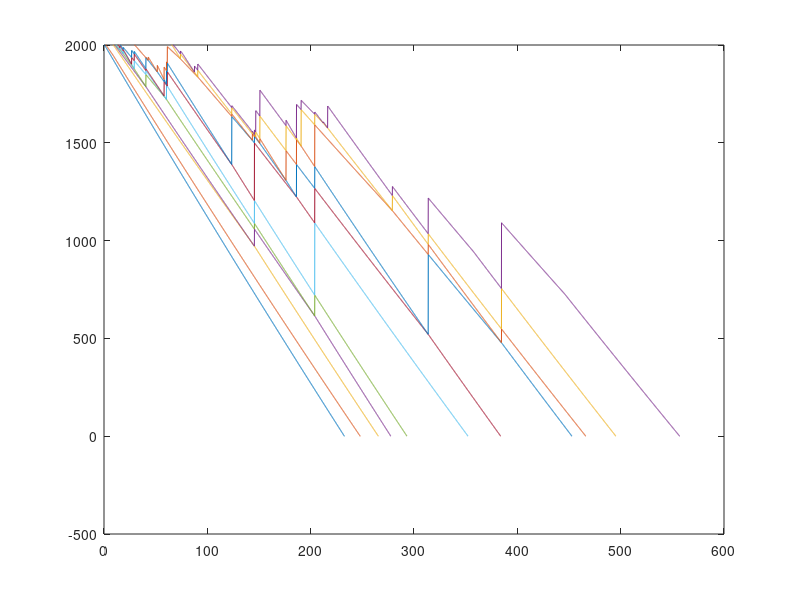

Here is the MATLAB script that generated this plot:
hold off

N = @(d) 8000.*d.^5.*exp(-3.67./1.4.*d); %rain distribution
total_d=integral(N,0,8);
p=@(d) integral(N,0,d)/total_d; %rain distribution

%% creating probability
% randomly creates
% k=rand();
% func=@(r) p(r)-k;
% d_rand=fzero(func,4);

%% if %adequate probability !
%    k=rand();
%    func=@(d) p(d)-k;
%    r_create=fzero(func,3)/2/1000;
%end
%% vars, eqns
%F=mass*g-1/2*Cd*rho_a*A*v^2;
%dt=0.01
%v(i)=F(i-1)*dt/mass+v(i-1) : mass doesn't change : constant density.
% - if coalescence happened, mv+m'v'=m''(v'') : conservation of momentum
%init h=0, v=0,,, Cd=0.47 <- sphere
%g=9.80
%density of air : -0.0977*h+1.225;
%end

%% main
drop_count=0;
dt=0.1;
g=9.80;
h0=2000;
Cd=0.47;
r_max=5/2/1000;

%average radius : 2.2886/2/1000 m , 2.9582*10^3 drops per m^3
probability=0.081;

drop=[0 0 0 0 0 0];
%drop : [r v A m(unit : kg) F h (coalenscnece num)]
%        1 2 3 4            5 6        7

c=0;
s=0;
brea=" ";
% now=c+drop_count;
life=0; %added
ancestor=0;
range=[];
checka=0;
checkb=0;


times_gone=1;
times=0;
while 1
    times_gone=times*dt;
    times=times+1;
    ask_create=rand();
    
%     if mod(times,30000)==0
%         d_rand=1.1443*2;
%         drop_count=drop_count+1;
%         drop(1,:,drop_count)=[d_rand/2 0 pi*(d_rand/2)^2 4/3*pi*(d_rand/2)^3*1000 4/3*pi*(d_rand/2)^3*1000*g h0];
%         life(drop_count)=1;
        
    if drop_count==0 || ask_create<=probability
        k=rand();
        func=@(r) p(r)-k;
        d_rand=fzero(func,3)/1000; % unit : m

        drop_count=drop_count+1;
        
        drop(1,:,drop_count)=[d_rand/2 0 pi*(d_rand/2)^2 4/3*pi*(d_rand/2)^3*1000 4/3*pi*(d_rand/2)^3*1000*g h0];
        life(drop_count)=1; %added
    end
    
    for i = 1:drop_count

        r_temp=drop(life(i),1,i);
        v_temp=drop(life(i),2,i);
        a_temp=drop(life(i),3,i);
        m_temp=drop(life(i),4,i);
        F_temp=drop(life(i),5,i);
        h_temp=drop(life(i),6,i);
        
        v_temp=F_temp*dt/m_temp+v_temp;
        h_temp=h_temp-v_temp*dt;
        rho_a=-0.0977*h_temp/1000+1.225;
        F_temp=m_temp*g-1/2*Cd*rho_a*a_temp*v_temp^2-rho_a*4/3*pi*r_temp^3*g;%-rho_a*4/3*a_temp*drop(nth,1,1)*g; % add buyoancy
        
        life(i)=life(i)+1; %added
        drop(life(i),:,i)=[r_temp v_temp a_temp m_temp F_temp h_temp];
        
        
        if h_temp<0 %h<0 : arrived on land, remove all the data of the drop
            ancestor=ancestor+1
            range=(times-life(i)+1)*dt:dt:(times)*dt;
%             subplot(2,2,1)
            plot(range,drop(1:life(i),6,i))
            hold on
%             subplot(2,2,2)
%             plot(range,drop(1:life(i),2,1))
%             hold on
%             subplot(2,2,3)
%             plot(range,drop(1:life(i),5,1))
%             hold on
%             subplot(2,2,4)
%             plot(range,drop(1:life(i),1,1))
%             hold on
            
            drop_count=drop_count-1;
            
            for j = i:drop_count
                drop(:,:,j)=drop(:,:,j+1);
                life(j)=life(j+1); %added
                
                for k = life(j)+1:length(drop(:,1,j))
                    drop(k,:,j)=[0 0 0 0 0 0];
                end
            end
            
            
        end
    end
    
    for i = 1:drop_count-1 % check if they can do coalescence ?
        h1=drop(life(i),6,i); h2=drop(life(i+1),6,i+1); r1=drop(life(i),1,i); r2=drop(life(i+1),1,i+1); %a
        
        if (h2-h1)<abs(r2+r1) || h2-h1<0 % if 2 drops are in adequate coalescence range
            temp=drop(life(i),:,i); % save last phase of drops that will be removed
            
            %after coalescence; -> determine mass, velocity... etc
            r_final=(temp(1)^3+drop(life(i),1,i)^3)^(1/3);
            m_final=temp(4)+drop(life(i),4,i);
            v_final=(temp(4)*temp(2)+drop(life(i),4,i)*drop(life(i),2,i))/m_final;
            rho=-0.0977*temp(6)/1000+1.225;
            
            for j= i:drop_count-1
                drop(life(j),:,j)=drop(life(j+1),:,j+1);
            end
            drop_count=drop_count-1;
                 
            if r_final>=r_max  %split! because it's too big to be stable
                k=rand();
                func=@(r) p(r)-k;
                d_rand=fzero(func,3)/1000; % unit : m
                r_temp=d_rand/2;
                F_temp=4/3*pi*r_temp^3*1000*g-1/2*Cd*rho*v_final^2-rho*4/3*r_temp^3*pi*g;
                
                drop(life(i),:,i)=[r_temp v_final pi*(r_temp)^2 4/3*pi*(r_temp)^3*1000 F_temp min(h2,h1)];
                
            else %normal case/ used conservation of momentum...
                a_final=r_final^2*pi;
                F_final=m_final*g-1/2*Cd*rho*a_final*v_final^2-rho*4/3*r_final^3*pi*g; %add buyoancy
                drop(life(i),:,i)=[r_final v_final pi*r_final^2 m_final F_final min(h2,h1)];
                
            end
            
        end
    end
    
    % drop : 0
    if ancestor==11
        break
    end  
end